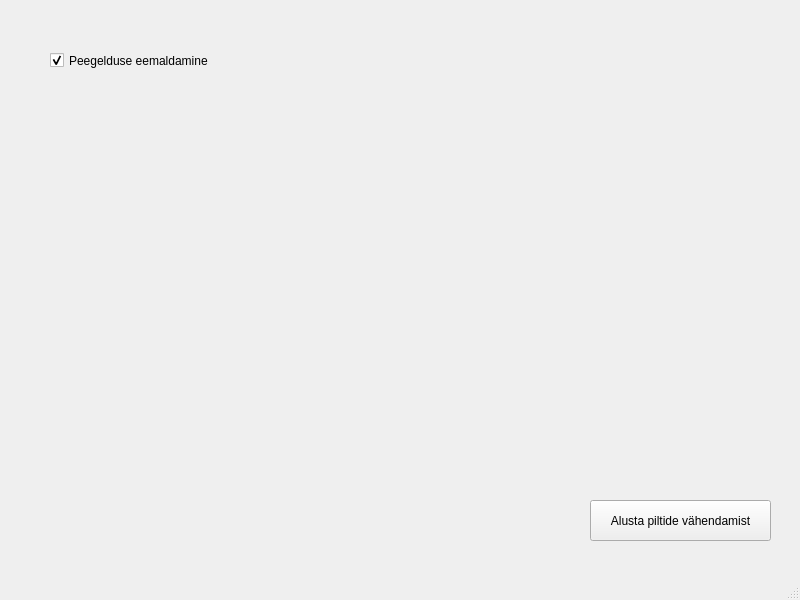
<?xml version="1.0" encoding="UTF-8"?>
<ui version="4.0">
 <class>MainWindow</class>
 <widget class="QMainWindow" name="MainWindow">
  <property name="geometry">
   <rect>
    <x>0</x>
    <y>0</y>
    <width>800</width>
    <height>600</height>
   </rect>
  </property>
  <property name="windowTitle">
   <string>MainWindow</string>
  </property>
  <widget class="QWidget" name="centralwidget">
   <widget class="QPushButton" name="pushButton">
    <property name="geometry">
     <rect>
      <x>590</x>
      <y>500</y>
      <width>181</width>
      <height>41</height>
     </rect>
    </property>
    <property name="text">
     <string>Alusta piltide vähendamist</string>
    </property>
    <property name="checkable">
     <bool>false</bool>
    </property>
   </widget>
   <widget class="QCheckBox" name="checkBox">
    <property name="geometry">
     <rect>
      <x>50</x>
      <y>50</y>
      <width>241</width>
      <height>21</height>
     </rect>
    </property>
    <property name="text">
     <string>Peegelduse eemaldamine</string>
    </property>
    <property name="checked">
     <bool>true</bool>
    </property>
   </widget>
  </widget>
  <widget class="QMenuBar" name="menubar">
   <property name="geometry">
    <rect>
     <x>0</x>
     <y>0</y>
     <width>800</width>
     <height>22</height>
    </rect>
   </property>
  </widget>
  <widget class="QStatusBar" name="statusbar"/>
 </widget>
 <resources/>
 <connections/>
</ui>
